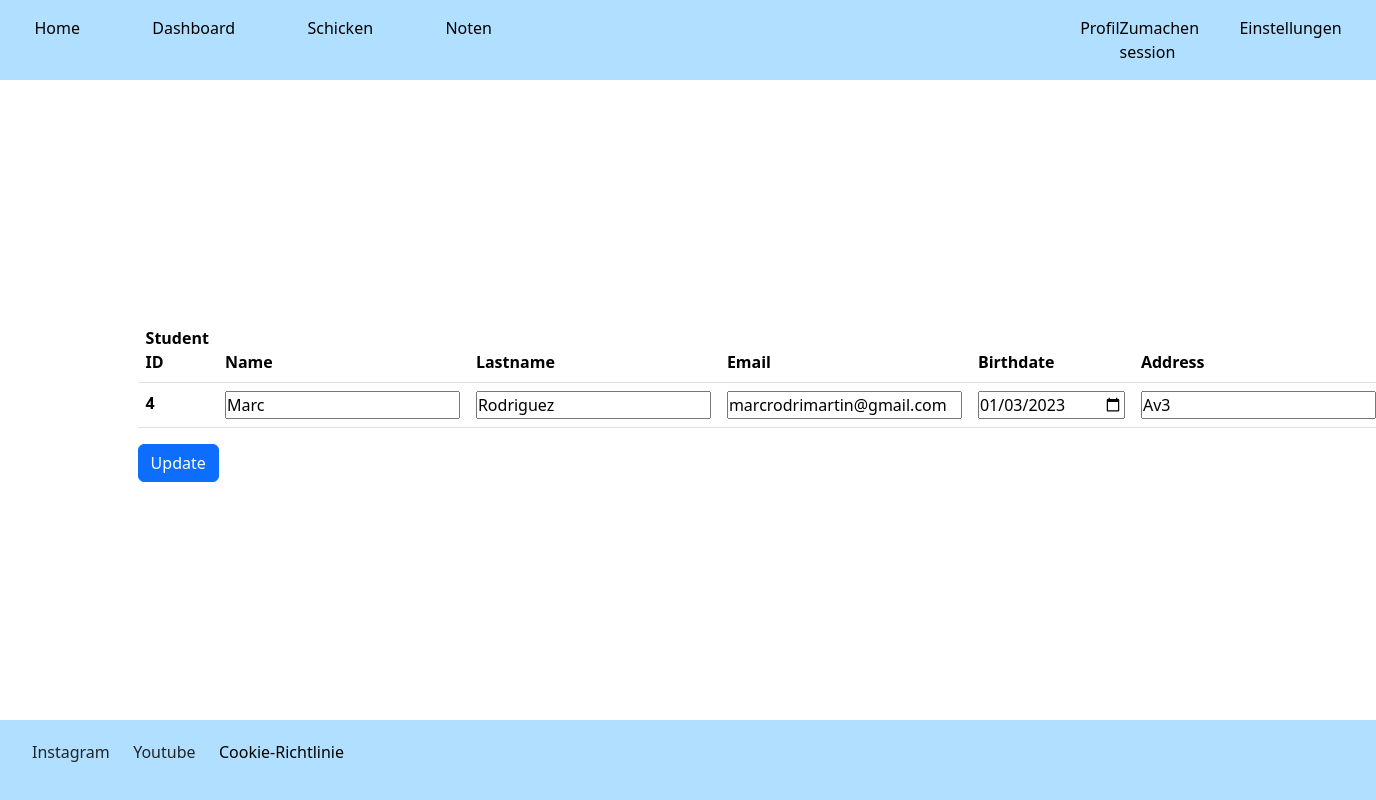
The page /updateProfile (signed in) on the database its author committed.
### tables this page shows
CREATE TABLE `alumnos` (
  `USER_ID` int(11) NOT NULL,
  `ID` int(11) NOT NULL,
  `FECHA_NACIMIENTO` date DEFAULT NULL,
  `DIRECCION` varchar(255) DEFAULT NULL
);

CREATE TABLE `users` (
  `USER_ID` int(11) NOT NULL,
  `NOMBRE` varchar(255) NOT NULL,
  `APELLIDOS` varchar(255) NOT NULL,
  `EMAIL` varchar(255) NOT NULL,
  `PASSWORD` varchar(255) NOT NULL,
  `ID_ROLE` int(11) NOT NULL
);

### src/render.php (called while the page is built, shortened)
<?php
function render(string $template, array $data=[]):string{
    require 'src/views/'.$template.'.tpl.php';
    $rendered = ob_get_clean();
    return (string)$rendered;
}

### index.php (called while the page is built, shortened)
<?php
    require 'src/routes.php';
    require 'src/functions.php';
    require 'src/translations.php';
    try{
        $controller =  getRoute($routes);
        require 'controllers/'.$controller.'.php';
    }
    catch(Exception $e){
        $_SESSION['error'] = $e->getMessage();
        require 'controllers/error.php';
    }
?>

### src/translations.php (called while the page is built, shortened)
<?php
    $dataTranslations = [
        'es' => ['nombre','apellidos','email', 'rol'],
        'ca' => ['nom','cognoms','email', 'rol'],
        'en' => ['name','lastname','email', 'role'],
        'de' => ['name','nachnamen','email', 'rolle'],
        'it' => ['nome','cognomes','email', 'ruolo'],
        'fr' => ['prenom','nom','email', 'role'],
    ];
    $navbarTranslations = [
        'es' => [
            'left'=> ['Home', 'Dashboard', 'Matricularse', 'Notas'],
            'right' => ['Perfil', 'Cerrar Sesion', 'Ajustes', 'Inicio Sesion', 'Registrarse'],
        ],
        'ca' => [
            'left'=> ['Home', 'Dashboard', "Matricula't", 'Notes'],
            'right' => ['Perfil', 'Tancar sessio', 'Configuracio', 'Inici Sessio', 'Registrar-se'],
        ],
        'en' => [
            'left'=> ['Home', 'Dashboard', 'Enrollment', 'Marks'],
            'right' => ['Profile', 'Logout', 'Settings', 'Login', 'Register'],
        ],
        'de' => [
            'left'=> ['Home', 'Dashboard', 'Schicken', 'Noten'],
            'right' => ['Profil', 'Zumachen session', 'Einstellungen', 'Anmeldung', 'Registrieren'],
        ],
        'it' => [
            'left'=> ['Home', 'Dashboard', 'Iscrivere', 'Votos'],
            'right' => ['Profilo', 'Chiudere sessione', 'Configurazione', 'Accedi', 'Registrati'],
        ],
        'fr' => [
            'left'=> ['Home', 'Dashboard', 'Immatriculer', 'Notes'],
            'right' => ['Profil', 'Fermer session', 'Configuration', "S'identifier", "S'enregistrer"],
        ],
    ];
?>

### config.php (called while the page is built)
<?php
    $dbhost="127.0.0.1";
    $dbname='escola';
    $dbuser='escoles';
    $dbpass='marc';
    $driver='mysql';
    $dsn=$driver.':host='.$dbhost.';dbname='.$dbname.';';
?>

### persistance/PDOAdapter.php (called while the page is built, shortened)
<?php
class PDOAdapter
{
    protected ?PDO $connection;
    public function __construct(string $dsn, string $username, string $password)
    {
        try {
            $this->connection = new PDO($dsn, $username, $password);
            $this->connection->setAttribute(PDO::ATTR_ERRMODE, PDO::ERRMODE_EXCEPTION);
            $this->connection->setAttribute(PDO::ATTR_DEFAULT_FETCH_MODE, PDO::FETCH_ASSOC);
        } catch (PDOException $ex) {
            throw new PDOException("DB Connection Failure: " . $ex->getMessage());
        }
    }
    public function prepareQuery(string $query)
    {
        return $this->connection->prepare($query);
    }
    public function executeQuery(object $prepared, array $options = [])
    {
        $prepared->execute($options);
    }
    private function setQueryFields(array $arrayFields)
    {
        $query = "";
        $i = 0;
        foreach ($arrayFields as $field => $table) {
            if ($i != sizeof($arrayFields) - 1) {
                $query .= "$table.$field ,";
            } else $query .= "$table.$field";
            $i++;
        }
        return $query;
    }
    public function select(string $table, array $fields = [], array $alias = [])
    {
        if (sizeof($alias) > 0) {
            $queryFields = str_replace(array('(', ')'), '', $this->setAlias($fields, $alias));
        } else {
            $queryFields = $this->setQueryFields($fields);
        }
        $query = "SELECT $queryFields FROM $table";
        return $query;
    }
    public function innerJoin(string $table1, string $table2,  $pk, $fk)
    {
        $query = " INNER JOIN $table2 ON $table1.$pk = $table2.$fk";
        return $query;
    }
    public function condition(string $conditionFieldName, string $table, string $symbol)
    {
        if($symbol == '=') return " WHERE $table.$conditionFieldName = :$conditionFieldName";
        else return " WHERE $table.$conditionFieldName != :$conditionFieldName";
    }
    public function getResponse(string $query, array $options = [])
    {
        $result = $this->prepareQuery($query);
        $this->executeQuery($result, $options);
        $response = $result->fetchAll(PDO::FETCH_ASSOC);
        if (sizeof($response) > 0) {
            return $response;
        }
        return null;
    }
}

### conexion.php (called while the page is built)
<?php
require 'config.php';
require 'persistance/PDOAdapter.php';
try{
    $db = new PDOAdapter($dsn, $dbuser, $dbpass);
} catch (PDOException $e){
    throw new Exception("An unexpected error has occurred");
}
?>

### src/views/updateProfile.tpl.php (the view, shortened to what this page needs)
<?php
include_once 'partials/header.tpl.php';
?>
<body>
    <div class="container-fluid">
        <?php
            echo generateNavBar($navbarOptions);
        ?>
        <main class="d-flex">
            <div class="profile">
                <form action="updateProfileController" method="post">
                    <table class="table">
                        <thead>
                        <?php
                            if($userRole == 1){
                                echo "<tr>
                                <th scope='col'>Student ID</th>
                                <th scope='col'>Name</th>
                                <th scope='col'>Lastname</th>
                                <th scope='col'>Email</th>
                                <th scope='col'>Birthdate</th>
                                <th scope='col'>Address</th>
                            </tr>";
                            }
                        ?>
                        </thead>
                        <tbody>
                        <?php
                            if($userRole == 1){
                                echo "<tr>
                                <th scope='row'>". $userDataProfile['id']."</th>
                                <td><input type='text' name='name' id='name' value='". $userDataProfile['nombre']."' required></td>
                                <td><input type='text' name='lastname' id='lastname' value='". $userDataProfile['apellidos']."' required></td>
                                <td><input type='text' name='email' id='email' value='". $userDataProfile['email']."' required></td>
                                <td><input type='date' name='birthdate' id='birthdate' value='". $userDataProfile['fecha_nacimiento']."'></td>
                                <td><input type='text' name='address' id='address' value='". $userDataProfile['direccion']."'></td>
                            </tr>";
                            }
                        ?>
                        </tbody>
                    </table>
                    <button type="submit" class="btn btn-primary">Update</button>
                </form>
            </div>
        </main>
        <?php
        include_once 'partials/footer.tpl.php'
        ?>
    </div>
</body>
</html>

### public/css/style.css (style rules this page uses)
* { margin: 0; padding: 0; box-sizing: border-box; }
.container-fluid { padding: 0; height: 100vh; }
main { min-height: 80vh; justify-content: center; align-items: center; }
.profile { width: 80%; }
.table { width: 100%; }

### rows shown on the page
alumnos: ID "4", name "Marc", lastname "Rodriguez", email "marcrodrimartin@gmail.com", birthdate "01/03/2023", address "Av3"

### other values the page prints
$option['text'] "Home"
$option['text'] "Dashboard"
$option['text'] "Schicken"
$option['text'] "Noten"
$option['text'] "Profil"
$option['text'] "Zumachen session"
$option['text'] "Einstellungen"
$footerTranslations[$lang][0] "Cookie-Richtlinie"
